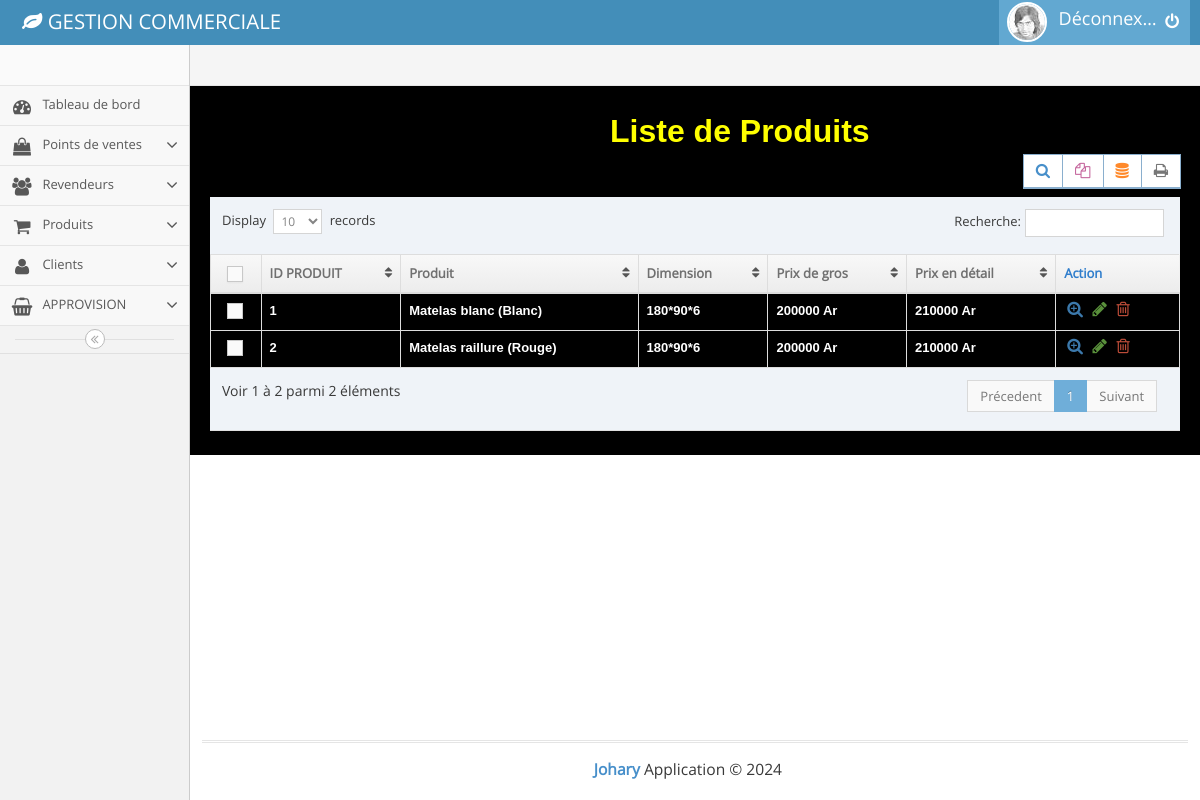
The page /main.php?page=product_list on the database its author committed.
### tables this page shows
CREATE TABLE `produits` (
  `id_produit` int NOT NULL AUTO_INCREMENT,
  `nom_produit` varchar(255) DEFAULT NULL,
  `dimension` varchar(30) DEFAULT NULL,
  `couleur` varchar(50) DEFAULT NULL,
  `description` text,
  `prix_gros` int DEFAULT NULL,
  `prix_detail` int DEFAULT NULL,
  PRIMARY KEY (`id_produit`)
);

### product_list.php (the view, shortened to what this page needs)
<?php
$produits = $bdd->query('select * from produits');
 ?>
<h1>Liste de Produits</h1>
	<div class="row">
									<div class="col-xs-12">
										<div class="clearfix">
											<div class="pull-right tableTools-container"></div>
										</div>
										<div>
											<table id="dynamic-table" class="table table-bordered">
												<thead>
													<tr>
														<th class="center">
															<label class="pos-rel">
																<span class="lbl"></span>
															</label>
														</th>
														<th>ID PRODUIT</th>
														<th>Produit</th>
														<th>Dimension</th>
														<th>Prix de gros</th>
														<th>Prix en détail</th>
														<th>Action</th>
													</tr>
												</thead>
												<tbody>
													<?php while ($produit = $produits->fetch()) {
														echo '
														<tr>
														<td class="center">
															<label class="pos-rel">
																<span class="lbl"></span>
															</label>
														</td>
														<td>
															'.$produit['id_produit'].'
														</td>
														<td>
															'.$produit['nom_produit'].'
															('.$produit['couleur'].')
														</td>
														<td>'.$produit['dimension'].'</td>
														<td>'.$produit['prix_gros'].' Ar</td>
														<td>'.$produit['prix_detail'].' Ar</td>
																												<td>
															<div class="hidden-sm hidden-xs action-buttons">
																<a class="blue" href="#">
																	<i class="ace-icon fa fa-search-plus bigger-130"></i>
																</a>
																<a class="green" href="#">
																	<i class="ace-icon fa fa-pencil bigger-130"></i>
																</a>
<a class="red" href="supp_prod.php?id='.$produit['id_produit'].'"><i class="ace-icon fa fa-trash-o bigger-130"></i></a>
															</div>
														</td>
													</tr>
														';
													} ?>
												</tbody>
											</table>
										</div>
									</div>
								</div>

### product_list.php (style rules this page uses)
h1 { list-style: none; margin-left: 400px; color: yellow; margin-bottom:5px; font-weight: bold; font-family: sans-serif; }
td { color: white; font-family: sans-serif; font-weight: bold; }

### rows shown on the page
produits: id_produit "1", nom_produit "Matelas blanc", couleur "Blanc", dimension "180*90*6", prix_gros "200000", prix_detail "210000"
produits: id_produit "2", nom_produit "Matelas raillure", couleur "Rouge", dimension "180*90*6", prix_gros "200000", prix_detail "210000"
